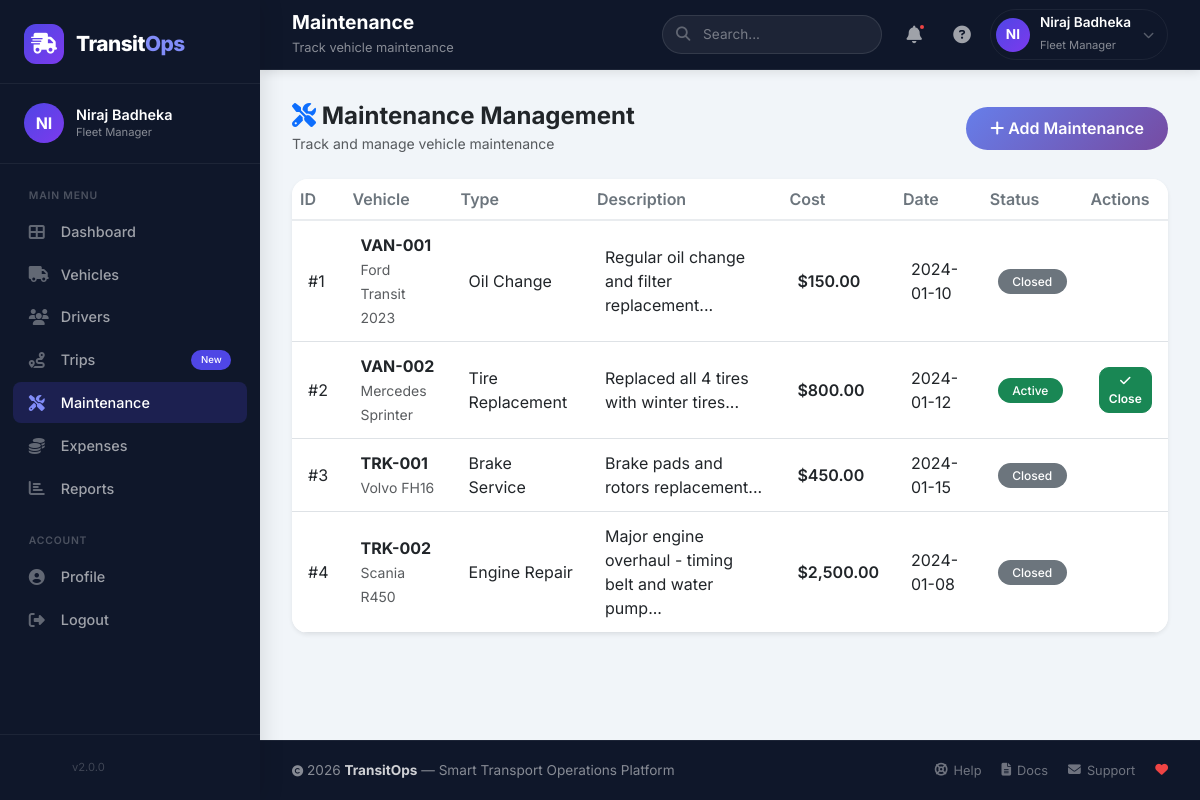
The page /modules/maintenance/index.php (signed in) on the database its author committed.
### tables this page shows
CREATE TABLE `maintenance_logs` (
  `maintenance_id` int(11) NOT NULL,
  `vehicle_id` int(11) NOT NULL,
  `maintenance_type` varchar(100) NOT NULL,
  `description` text DEFAULT NULL,
  `cost` decimal(12,2) DEFAULT 0.00,
  `maintenance_date` date NOT NULL,
  `status` enum('Active','Closed') DEFAULT 'Active',
  `closed_date` date DEFAULT NULL,
  `created_at` timestamp NOT NULL DEFAULT current_timestamp()
);

CREATE TABLE `vehicles` (
  `vehicle_id` int(11) NOT NULL,
  `registration_number` varchar(50) NOT NULL,
  `model` varchar(100) NOT NULL,
  `vehicle_type` varchar(50) NOT NULL,
  `max_load_capacity` decimal(10,2) NOT NULL,
  `odometer_reading` decimal(10,2) DEFAULT 0.00,
  `acquisition_cost` decimal(12,2) DEFAULT 0.00,
  `status` enum('Available','On_Trip','In_Shop','Retired') DEFAULT 'Available',
  `created_at` timestamp NOT NULL DEFAULT current_timestamp(),
  `updated_at` timestamp NULL DEFAULT NULL ON UPDATE current_timestamp()
);

### modules/maintenance/index.php (the view, shortened to what this page needs)
<?php
require_once '../../includes/functions.php';
$db = Database::getInstance()->getConnection();
$can_edit = isAdmin();
$query = "SELECT m.*, v.registration_number, v.model
          FROM maintenance_logs m
          JOIN vehicles v ON m.vehicle_id = v.vehicle_id
          ORDER BY m.created_at DESC";
$maintenance = $db->query($query);
?>
<?php include '../../includes/header.php'; ?>
<div class="row">
    <div class="col-12">
        <div class="d-flex justify-content-between align-items-center mb-4">
            <div>
                <h4 class="fw-bold mb-0"><i class="fas fa-tools text-primary"></i> Maintenance Management</h4>
                <small class="text-muted">Track and manage vehicle maintenance</small>
            </div>
            <div>
                <?php if ($can_edit): ?>
                    <a href="create.php" class="btn btn-primary rounded-pill">
                        <i class="fas fa-plus"></i> Add Maintenance
                    </a>
                <?php else: ?>
                    <span class="view-only-badge">
                        <i class="fas fa-eye"></i> View Only
                    </span>
                <?php endif; ?>
            </div>
        </div>
        <div class="card border-0 shadow-sm rounded-4">
            <div class="card-body p-0">
                <div class="table-responsive">
                    <table class="table table-hover mb-0">
                        <thead>
                            <tr>
                                <th>ID</th>
                                <th>Vehicle</th>
                                <th>Type</th>
                                <th>Description</th>
                                <th>Cost</th>
                                <th>Date</th>
                                <th>Status</th>
                                <?php if ($can_edit): ?>
                                    <th>Actions</th>
                                <?php endif; ?>
                            </tr>
                        </thead>
                        <tbody>
                            <?php if ($maintenance->num_rows > 0): ?>
                                <?php while ($record = $maintenance->fetch_assoc()): ?>
                                    <tr>
                                        <td>#<?php echo $record['maintenance_id']; ?></td>
                                        <td>
                                            <strong><?php echo $record['registration_number']; ?></strong>
                                            <br><small class="text-muted"><?php echo $record['model']; ?></small>
                                        </td>
                                        <td><?php echo $record['maintenance_type']; ?></td>
                                        <td><?php echo substr($record['description'], 0, 50) . '...'; ?></td>
                                        <td class="maintenance-cost">$<?php echo number_format($record['cost'], 2); ?></td>
                                        <td><?php echo date('Y-m-d', strtotime($record['maintenance_date'])); ?></td>
                                        <td><?php echo getStatusBadge($record['status']); ?></td>
                                        <?php if ($can_edit): ?>
                                            <td>
                                                <div class="action-buttons">
                                                    <?php if ($record['status'] == 'Active'): ?>
                                                        <a href="close.php?id=<?php echo $record['maintenance_id']; ?>"
                                                           class="btn btn-sm btn-success status-change"
                                                           data-action="close maintenance">
                                                            <i class="fas fa-check"></i> Close
                                                        </a>
                                                    <?php endif; ?>
                                                </div>
                                            </td>
                                        <?php endif; ?>
                                    </tr>
                                <?php endwhile; ?>
                            <?php endif; ?>
                        </tbody>
                    </table>
                </div>
            </div>
        </div>
    </div>
</div>
<?php include '../../includes/footer.php'; ?>

### includes/functions.php (shortened to what this page needs)
<?php
function hasRole($role) {
    return isset($_SESSION['role']) && $_SESSION['role'] === $role;
}
function isAdmin() {
    return hasRole('Fleet_Manager');
}
function getStatusBadge($status) {
    $badges = [
        'Available' => 'success',
        'On_Trip' => 'warning',
        'In_Shop' => 'danger',
        'Retired' => 'secondary',
        'Off_Duty' => 'info',
        'Suspended' => 'danger',
        'Draft' => 'secondary',
        'Dispatched' => 'primary',
        'Completed' => 'success',
        'Cancelled' => 'danger',
        'Active' => 'success',
        'Closed' => 'secondary'
    ];
    $color = isset($badges[$status]) ? $badges[$status] : 'secondary';
    $displayStatus = str_replace('_', ' ', $status);
    return "<span class='badge bg-{$color}'>{$displayStatus}</span>";
}
?>

### assets/css/style.css (style rules this page uses)
:root { --primary-color: #0d6efd; --primary-dark: #0a58ca; --secondary-color: #6c757d; --success-color: #198754; --danger-color: #dc3545; --warning-color: #ffc107; --info-color: #0dcaf0; --dark-color: #212529; --light-color: #f8f9fa; --transition-speed: 0.3s; --border-radius: 12px; --box-shadow: 0 10px 30px rgba(0, 0, 0, 0.1); }
* { margin: 0; padding: 0; box-sizing: border-box; }
body { font-family: 'Segoe UI', Tahoma, Geneva, Verdana, sans-serif; background: #f0f2f5; min-height: 100vh; display: flex; flex-direction: column; }
.btn { border-radius: 10px; padding: 0.6rem 1.5rem; font-weight: 600; transition: all var(--transition-speed) ease; }
.btn-primary { background: linear-gradient(135deg, #667eea 0%, #764ba2 100%); border: none; }
.card { border: none; border-radius: var(--border-radius); box-shadow: var(--box-shadow); transition: all var(--transition-speed) ease; overflow: hidden; }
.card-body { padding: 1.5rem; }
.table { margin-bottom: 0; }
.table th { font-weight: 600; color: var(--secondary-color); border-bottom: 2px solid #e9ecef; }
.table td { vertical-align: middle; padding: 0.75rem 1rem; }
.badge { padding: 0.4rem 0.9rem; border-radius: 20px; font-weight: 500; font-size: 0.75rem; }

### includes/header.php (style rules this page uses)
:root { --primary: #4F46E5; --primary-dark: #4338CA; --primary-light: #818CF8; --primary-gradient: linear-gradient(135deg, #4F46E5 0%, #7C3AED 100%); --sidebar-bg: #0F172A; --sidebar-hover: rgba(255,255,255,0.06); --sidebar-active: rgba(79,70,229,0.2); --header-bg: #0F172A; --header-text: #FFFFFF; --header-border: rgba(255,255,255,0.06); --footer-bg: #0F172A; --footer-text: rgba(255,255,255,0.7); --card-shadow: 0 4px 20px rgba(0,0,0,0.06); --sidebar-width: 260px; --header-height: 70px; --radius: 12px; --transition: all 0.3s cubic-bezier(0.4, 0, 0.2, 1); }
* { margin: 0; padding: 0; box-sizing: border-box; }
body { font-family: 'Inter', -apple-system, BlinkMacSystemFont, sans-serif; background: #F1F5F9; overflow-x: hidden; }

### modules/maintenance/index.php (style rules this page uses)
.action-buttons { display: flex; gap: 5px; flex-wrap: wrap; }
.action-buttons .btn-sm { padding: 0.25rem 0.5rem; font-size: 0.75rem; }
.maintenance-cost { font-weight: 600; color: #1E293B; }

### rows shown on the page
maintenance_logs: maintenance_id "1", vehicle.registration_number "VAN-001", vehicle.model "Ford Transit 2023", maintenance_type "Oil Change", description "Regular oil change and filter replacement", cost "150.00", maintenance_date "2024-01-10", status "Closed"
maintenance_logs: maintenance_id "2", vehicle.registration_number "VAN-002", vehicle.model "Mercedes Sprinter", maintenance_type "Tire Replacement", description "Replaced all 4 tires with winter tires", cost "800.00", maintenance_date "2024-01-12", status "Active"
maintenance_logs: maintenance_id "3", vehicle.registration_number "TRK-001", vehicle.model "Volvo FH16", maintenance_type "Brake Service", description "Brake pads and rotors replacement", cost "450.00", maintenance_date "2024-01-15", status "Closed"
maintenance_logs: maintenance_id "4", vehicle.registration_number "TRK-002", vehicle.model "Scania R450", maintenance_type "Engine Repair", description "Major engine overhaul - timing belt and water pump", cost "2,500.00", maintenance_date "2024-01-08", status "Closed"

### other values the page prints
substr($_SESSION['full_name'] ?? 'U', 0, 2) "NI"
$_SESSION['full_name'] "Niraj Badheka"
str_replace('_', ' ', $_SESSION['role'] ?? 'Guest') "Fleet Manager"
$page_title "Maintenance"
$page_subtitle "Track vehicle maintenance"
